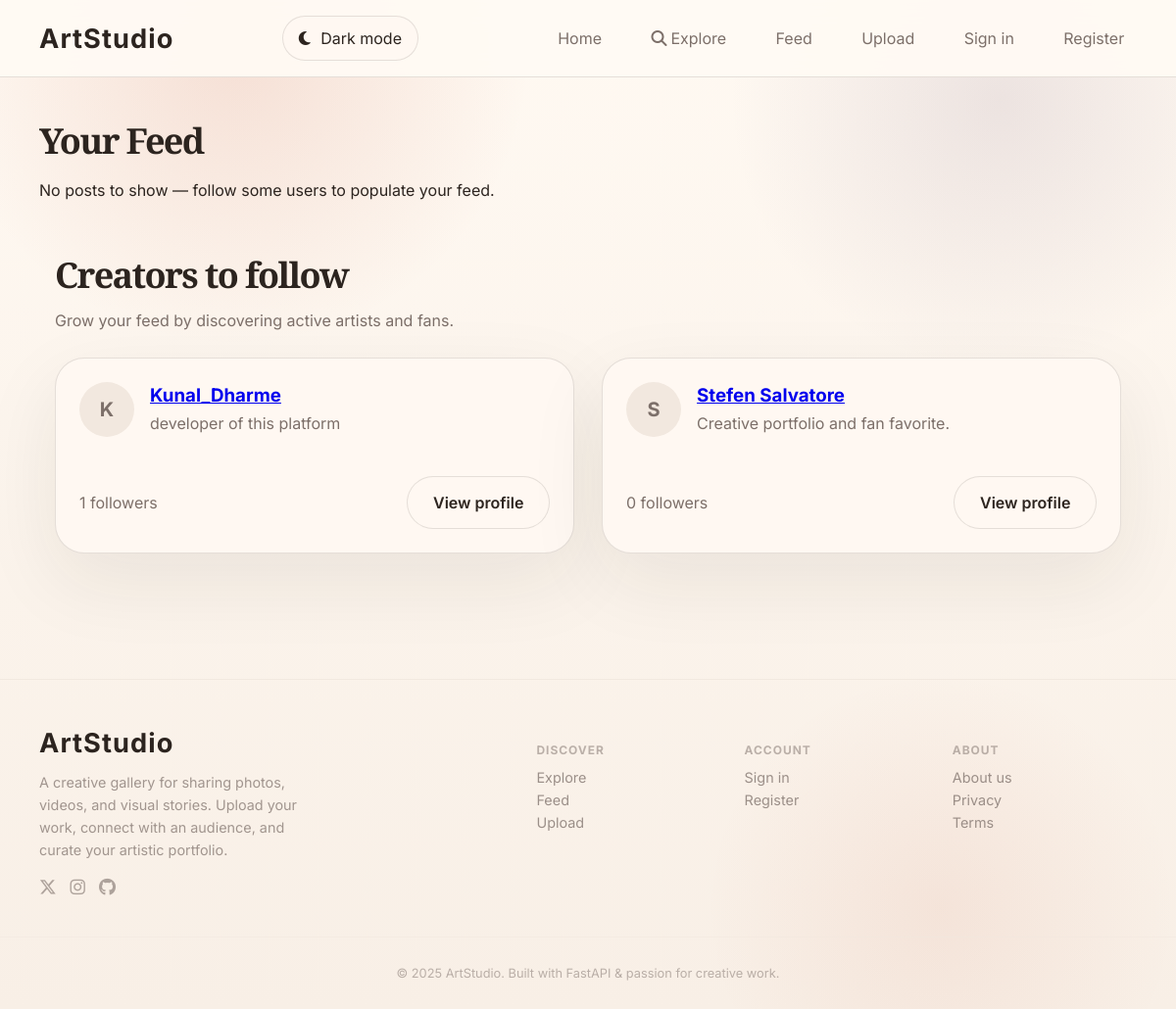
The page /feed on the database as committed earlier.
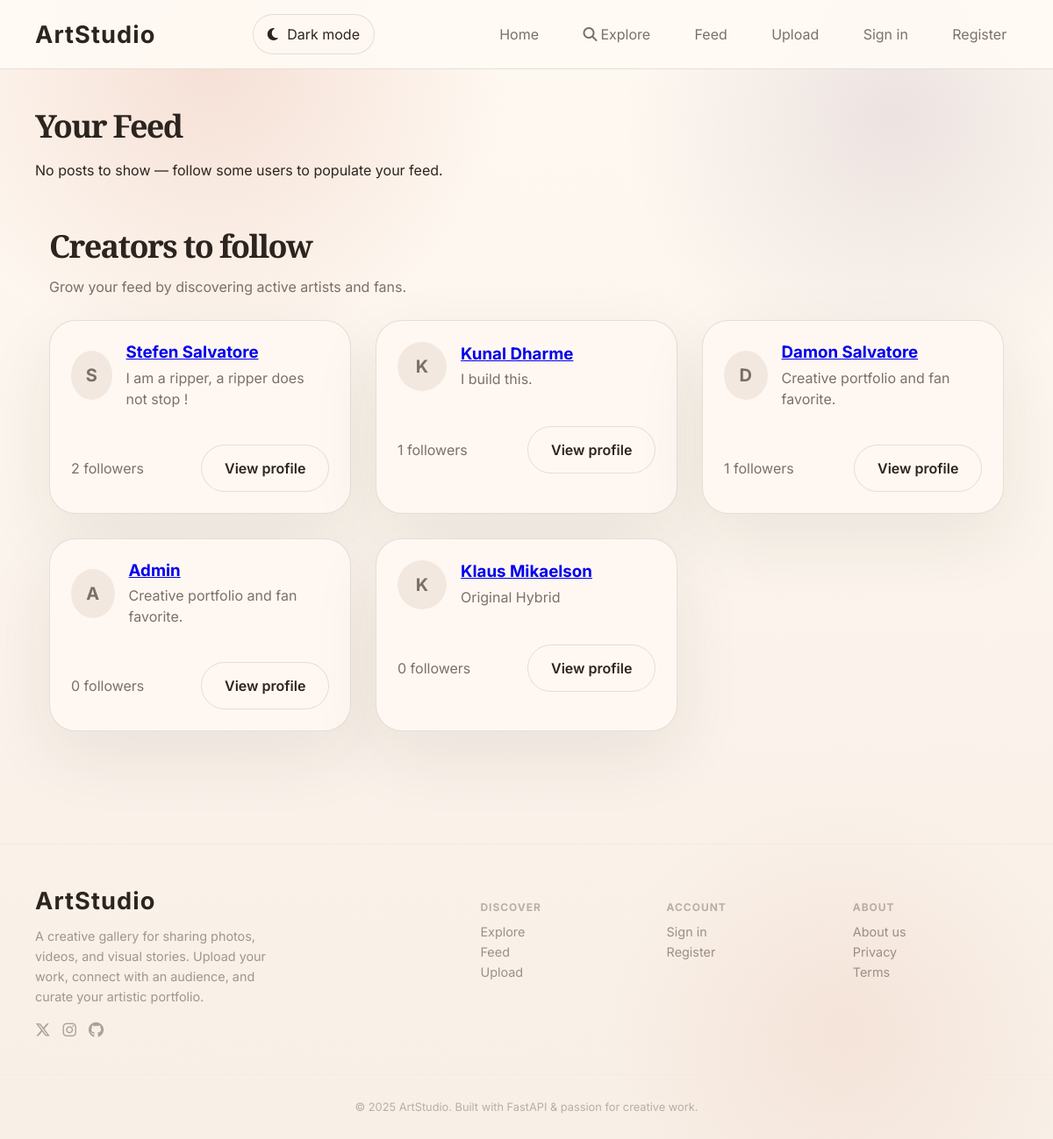
The same page on the database as committed later.
### fastapi_app/models.py (models this page shows)
class User(Base):
    __tablename__ = "users"
    id = Column(Integer, primary_key=True, index=True)
    username = Column(String(80), unique=True, nullable=False, index=True)
    email = Column(String(200), unique=True, nullable=True)
    hashed_password = Column(String(200), nullable=False)
    avatar = Column(String(255), nullable=True)
    bio = Column(Text, nullable=True)
    is_admin = Column(Boolean, default=False, nullable=False)
    is_banned = Column(Boolean, default=False, nullable=False)
    whatsapp = Column(String(30), nullable=True)
    telegram = Column(String(60), nullable=True)
    created_at = Column(DateTime, default=datetime.utcnow)

### fastapi_app/main.py (the view)
@app.get("/feed")
def feed(request: Request, db: Session = Depends(get_db)):
    current_user = get_current_user(request, db)
    posts = crud.get_personal_feed(db, current_user.id if current_user else None, limit=30)
    suggestions = crud.get_follow_suggestions(db, current_user.id if current_user else None, limit=6)
    return render_template(request, "feed.html", db, posts=posts, suggestions=suggestions)

### fastapi_app/templates/feed.html
{% extends "base.html" %}
{% block content %}
<section class="container">
  <div class="section-intro"><h2>Your Feed</h2></div>
  {% if posts %}
    <div class="posts-list">
      {% for p in posts %}
        <article class="post-card">
          <h3><a href="/post/{{ p.id }}">{{ p.title }}</a></h3>
          <div class="meta">By {{ p.author }} on {{ p.created_at.strftime('%Y-%m-%d') }}</div>
          <p>{{ p.content[:200] }}{% if p.content|length > 200 %}...{% endif %}</p>
        </article>
      {% endfor %}
    </div>
  {% else %}
    <p>No posts to show — follow some users to populate your feed.</p>
  {% endif %}
  {% if suggestions %}
  <section class="container section-grid">
    <div class="section-intro">
      <h2>Creators to follow</h2>
      <p>Grow your feed by discovering active artists and fans.</p>
    </div>
    <div class="user-grid">
      {% for item in suggestions %}
      <article class="user-card">
        <div class="user-card-top">
          <div class="user-avatar">{{ item.username[0] }}</div>
          <div>
            <a href="/profile/{{ item.username }}"><h3>{{ item.username }}</h3></a>
            <p>{{ item.bio or 'Creative portfolio and fan favorite.' }}</p>
          </div>
        </div>
        <div class="user-card-meta">
          <span>{{ item.followers }} followers</span>
          <a class="button button-secondary" href="/profile/{{ item.username }}">View profile</a>
        </div>
      </article>
      {% endfor %}
    </div>
  </section>
  {% endif %}
</section>
{% endblock %}

### fastapi_app/templates/base.html (shortened to what this page needs)
<!DOCTYPE html>
<html lang="en">
<head>
  <link rel="stylesheet" href="https://cdnjs.cloudflare.com/ajax/libs/font-awesome/6.5.0/css/all.min.css" />
  <link rel="stylesheet" href="/static/css/main.css?v=20250603" />
</head>
<body>
  <header class="site-header">
    <div class="container nav-bar">
      <a class="brand" href="/">ArtStudio</a>
      <div class="nav-actions">
        <button class="theme-toggle" type="button" aria-label="Toggle dark light theme">
          <i class="fas fa-moon"></i>
          <span class="theme-toggle-label">Dark mode</span>
        </button>
      </div>
      <nav>
        <a href="/">Home</a>
        <a href="/explore"><i class="fas fa-magnifying-glass" style="margin-right:4px"></i>Explore</a>
        <a href="/feed">Feed</a>
        <a href="/upload">Upload</a>
        {% if current_user %}
          <a href="/dashboard">Dashboard</a>
          <a href="/requests">Requests</a>
          <a href="/profile/{{ current_user.username }}">Hi, {{ current_user.username }}</a>
          <button class="settings-trigger" id="settingsTrigger" aria-label="Settings" title="Settings">
            <i class="fas fa-gear"></i>
          </button>
          <button class="notif-trigger" id="notifTrigger" aria-label="Notifications" title="Notifications">
            <i class="fas fa-bell"></i>
            {% if unread_notifications > 0 %}
            <span class="notif-badge" id="notifBadge">{{ unread_notifications }}</span>
            {% else %}
            <span class="notif-badge" id="notifBadge" style="display:none">0</span>
            {% endif %}
          </button>
          <a href="/logout" id="logoutLink">Logout</a>
        {% else %}
          <a href="/login">Sign in</a>
          <a href="/register">Register</a>
        {% endif %}
      </nav>
    </div>
  </header>
  <main class="page-content">
    {% block content %}{% endblock %}
  </main>
  <footer class="site-footer">
    <div class="container footer-grid">
      <div class="footer-brand">
        <a class="brand" href="/">ArtStudio</a>
        <p>A creative gallery for sharing photos, videos, and visual stories. Upload your work, connect with an audience, and curate your artistic portfolio.</p>
        <div class="footer-social">
          <a href="#" aria-label="Twitter"><i class="fab fa-x-twitter"></i></a>
          <a href="#" aria-label="Instagram"><i class="fab fa-instagram"></i></a>
          <a href="#" aria-label="GitHub"><i class="fab fa-github"></i></a>
        </div>
      </div>
      <div class="footer-links">
        <div>
          <h4>Discover</h4>
          <a href="/explore">Explore</a>
          <a href="/feed">Feed</a>
          <a href="/upload">Upload</a>
        </div>
        <div>
          <h4>Account</h4>
          {% if current_user %}
            <a href="/dashboard">Dashboard</a>
            <a href="/profile/{{ current_user.username }}">Profile</a>
            <a href="/logout">Sign out</a>
          {% else %}
            <a href="/login">Sign in</a>
            <a href="/register">Register</a>
          {% endif %}
        </div>
        <div>
          <h4>About</h4>
          <a href="#">About us</a>
          <a href="#">Privacy</a>
          <a href="#">Terms</a>
        </div>
      </div>
    </div>
    <div class="footer-bottom">
      <p>© {{ 2025 }} ArtStudio. Built with FastAPI &amp; passion for creative work.</p>
    </div>
  </footer>
</body>
</html>

Rows that differ between the two databases and show on the page:
removed User: username "K", username "Kunal_Dharme", bio "developer of this platform", followers "1"
removed User: username "S", username "Stefen Salvatore", bio "Creative portfolio and fan favorite.", followers "0"
added User: username "S", username "Stefen Salvatore", bio "I am a ripper, a ripper does not stop !", followers "2"
added User: username "K", username "Kunal Dharme", bio "I build this.", followers "1"
added User: username "D", username "Damon Salvatore", bio "Creative portfolio and fan favorite.", followers "1"
added User: username "A", username "Admin", bio "Creative portfolio and fan favorite.", followers "0"
added User: username "K", username "Klaus Mikaelson", bio "Original Hybrid", followers "0"
